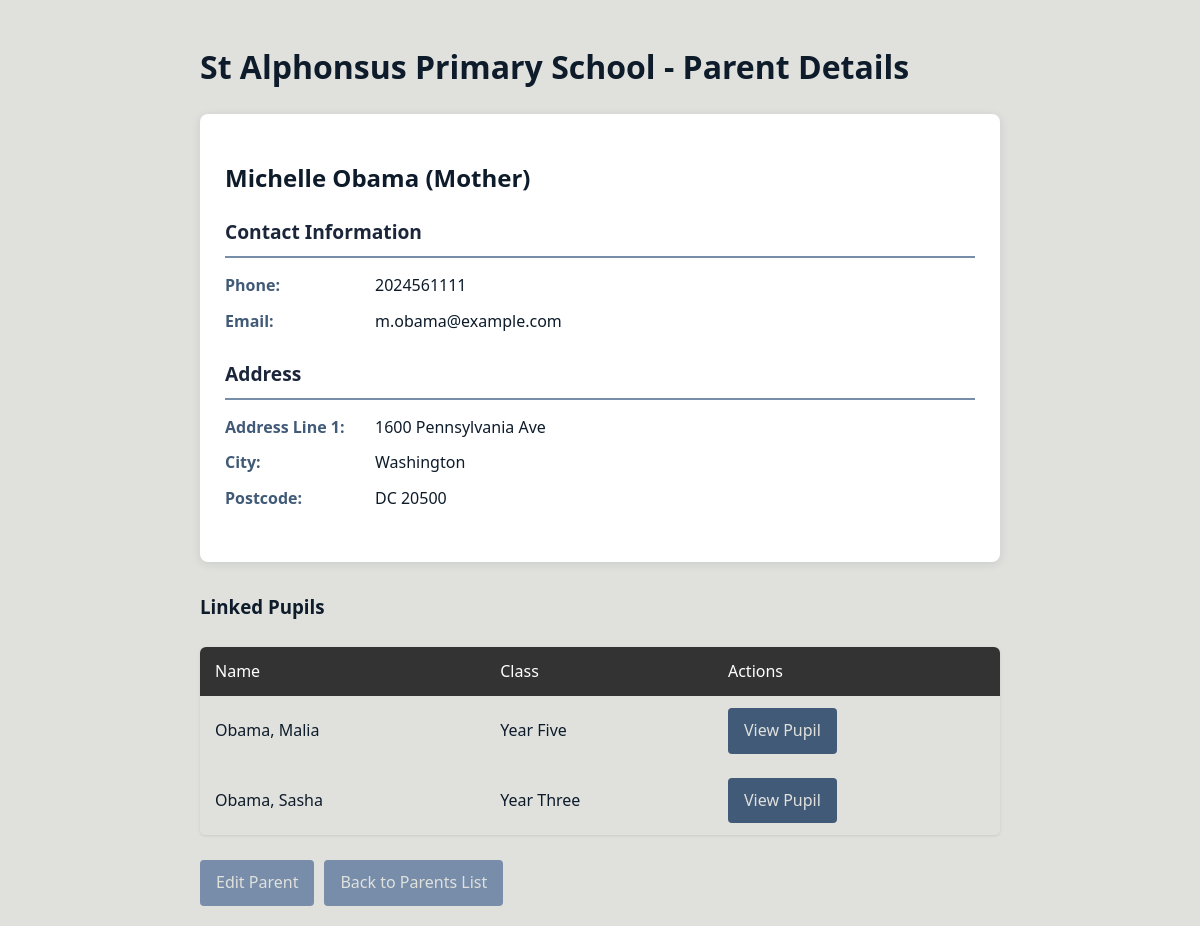
Screenshot of /parents/view_parent.php?id=1 with the database file from the repository.
### tables this page shows
CREATE TABLE `Parents` (
  `parent_id` int(11) NOT NULL,
  `first_name` varchar(50) NOT NULL,
  `last_name` varchar(50) NOT NULL,
  `address_line1` varchar(100) NOT NULL,
  `address_line2` varchar(100) DEFAULT NULL,
  `city` varchar(50) NOT NULL,
  `postcode` varchar(10) NOT NULL,
  `email` varchar(100) DEFAULT NULL,
  `phone` varchar(20) NOT NULL,
  `relationship_type` enum('Mother','Father','Guardian') NOT NULL DEFAULT 'Guardian'
);

CREATE TABLE `Pupils` (
  `pupil_id` int(11) NOT NULL,
  `first_name` varchar(50) NOT NULL,
  `last_name` varchar(50) NOT NULL,
  `address_line1` varchar(100) NOT NULL,
  `address_line2` varchar(100) DEFAULT NULL,
  `city` varchar(50) NOT NULL,
  `postcode` varchar(10) NOT NULL,
  `date_of_birth` date NOT NULL,
  `medical_notes` text DEFAULT NULL,
  `enrollment_date` date NOT NULL DEFAULT curdate(),
  `class_id` int(11) DEFAULT NULL
);

CREATE TABLE `Classes` (
  `class_id` int(11) NOT NULL,
  `class_name` enum('Reception Year','Year One','Year Two','Year Three','Year Four','Year Five','Year Six') NOT NULL,
  `capacity` int(10) UNSIGNED NOT NULL,
  `teacher_id` int(11) DEFAULT NULL
);

### parents/view_parent.php (the view, shortened to what this page needs)
<?php
require_once(__DIR__ . '/../includes/db_connect.php');
$parent_id = filter_input(INPUT_GET, 'id', FILTER_VALIDATE_INT);
if ($parent_id === false || $parent_id <= 0) {
    $message = "Invalid parent ID provided.";
    $parent = null;
    $linked_pupils = [];
} else {
    $sql_parent = "SELECT * FROM Parents WHERE parent_id = ?";
    if ($stmt_parent = $mysqli->prepare($sql_parent)) {
        $stmt_parent->bind_param("i", $parent_id);
        if ($stmt_parent->execute()) {
            $result_parent = $stmt_parent->get_result();
            if ($result_parent->num_rows > 0) {
                $parent = $result_parent->fetch_assoc();
                $sql_pupils = "SELECT p.pupil_id, p.first_name, p.last_name, c.class_name
                               FROM Pupils p
                               LEFT JOIN Pupil_Parent pp ON p.pupil_id = pp.pupil_id
                               LEFT JOIN Classes c ON p.class_id = c.class_id
                               WHERE pp.parent_id = ?
                               ORDER BY p.last_name, p.first_name";
                if ($stmt_pupils = $mysqli->prepare($sql_pupils)) {
                    $stmt_pupils->bind_param("i", $parent_id);
                    if ($stmt_pupils->execute()) {
                        $result_pupils = $stmt_pupils->get_result();
                        $linked_pupils = [];
                        while ($row = $result_pupils->fetch_assoc()) {
                            $linked_pupils[] = $row;
                        }
                    } else {
                        $message = "Error fetching linked pupils: " . htmlspecialchars($stmt_pupils->error);
                    }
                } else {
                    $message = "Error preparing pupils statement: " . htmlspecialchars($mysqli->error);
                }
            } else {
                $message = "Parent not found with ID: " . htmlspecialchars($parent_id);
                $parent = null;
                $linked_pupils = [];
            }
        } else {
            $message = "Error executing query: " . htmlspecialchars($stmt_parent->error);
        }
    } else {
        $message = "Error preparing statement: " . htmlspecialchars($mysqli->error);
    }
}
?>
<!DOCTYPE html>
<html lang="en">
<head>
    <link rel="stylesheet" href="../css/style.css">
</head>
<body>
    <div class="container">
        <h1>St Alphonsus Primary School - Parent Details</h1>
        <?php if (isset($parent)): ?>
            <div class="parent-details">
                <h2><?php echo htmlspecialchars($parent['first_name'] . ' ' . $parent['last_name']); ?> (<?php echo htmlspecialchars($parent['relationship_type']); ?>)</h2>
                <div class="info-section">
                    <h3>Contact Information</h3>
                    <div class="info-row">
                        <div class="info-label">Phone:</div>
                        <div><?php echo htmlspecialchars($parent['phone']); ?></div>
                    </div>
                    <?php if (!empty($parent['email'])): ?>
                    <div class="info-row">
                        <div class="info-label">Email:</div>
                        <div><?php echo htmlspecialchars($parent['email']); ?></div>
                    </div>
                    <?php endif; ?>
                </div>
                <div class="info-section">
                    <h3>Address</h3>
                    <div class="info-row">
                        <div class="info-label">Address Line 1:</div>
                        <div><?php echo htmlspecialchars($parent['address_line1']); ?></div>
                    </div>
                    <div class="info-row">
                        <div class="info-label">City:</div>
                        <div><?php echo htmlspecialchars($parent['city']); ?></div>
                    </div>
                    <div class="info-row">
                        <div class="info-label">Postcode:</div>
                        <div><?php echo htmlspecialchars($parent['postcode']); ?></div>
                    </div>
                </div>
            </div>
            <h3>Linked Pupils</h3>
            <?php if (empty($linked_pupils)): ?>
                <div class="empty-list-message">
                    <p>No pupils are currently linked to this parent.</p>
                </div>
            <?php else: ?>
                <table>
                    <thead>
                        <tr>
                            <th>Name</th>
                            <th>Class</th>
                            <th>Actions</th>
                        </tr>
                    </thead>
                    <tbody>
                        <?php foreach ($linked_pupils as $pupil): ?>
                            <tr>
                                <td><?php echo htmlspecialchars($pupil['last_name'] . ', ' . $pupil['first_name']); ?></td>
                                <td><?php echo !empty($pupil['class_name']) ? htmlspecialchars($pupil['class_name']) : 'Not Assigned'; ?></td>
                                <td>
                                    <a href="../pupil/view_pupil.php?id=<?php echo $pupil['pupil_id']; ?>" class="btn btn-primary">View Pupil</a>
                                </td>
                            </tr>
                        <?php endforeach; ?>
                    </tbody>
                </table>
            <?php endif; ?>
            <div class="actions">
                <a href="edit_parent.php?id=<?php echo $parent_id; ?>" class="btn btn-primary">Edit Parent</a>
                <a href="view_parents.php" class="btn btn-secondary">Back to Parents List</a>
            </div>
        <?php else: ?>
            <p>Invalid parent ID or parent not found. <a href="view_parents.php">Return to Parents List</a></p>
        <?php endif; ?>
    </div>
</body>
</html>

### css/style.css (style rules this page uses)
body { font-family: 'Segoe UI', Tahoma, Geneva, Verdana, sans-serif; line-height: 1.6; color: #0d1b2aff; background-color: #e0e1ddff; margin: 0; padding: 0; }
.container { max-width: 800px; margin: 0 auto; padding: 20px; }
.actions { margin-top: 25px; display: flex; gap: 10px; }
.actions a { display: inline-block; padding: 10px 16px; background-color: #778da9ff; color: #e0e1ddff; text-decoration: none; border-radius: 4px; transition: background-color 0.3s; font-weight: 500; }
table { width: 100%; border-collapse: collapse; margin-top: 25px; border-radius: 6px; overflow: hidden; box-shadow: 0 1px 3px rgba(0,0,0,0.1); }
th, td { padding: 12px 15px; text-align: left; }
th { background-color: #1b263bff; color: #e0e1ddff; font-weight: 500; cursor: pointer; }
tr:nth-child(even) { background-color: #e0e1ddff; }
.teacher-details, .class-details, .parent-details, .pupil-card { background-color: white; border-radius: 8px; padding: 25px; margin-bottom: 30px; box-shadow: 0 2px 10px rgba(13, 27, 42, 0.1); }
.info-section { margin-bottom: 25px; }
.info-section h3 { font-size: 1.2em; border-bottom: 2px solid #778da9ff; padding-bottom: 8px; margin-bottom: 15px; color: #1b263bff; font-weight: 600; }
.info-row { display: flex; margin-bottom: 10px; }
.info-label { font-weight: 600; width: 150px; flex-shrink: 0; color: #415a77ff; }
.btn { display: inline-block; padding: 10px 16px; text-decoration: none; border-radius: 4px; border: none; cursor: pointer; font-size: 1em; text-align: center; font-weight: 500; transition: background-color 0.3s; }
.btn-primary { background-color: #415a77ff; color: #e0e1ddff; }
.btn-secondary { background-color: #778da9ff; color: #e0e1ddff; }
table thead th { background-color: #333; color: white; }

### rows the page displays
parents: first_name+last_name "Michelle Obama", relationship_type "Mother", phone "2024561111", email "m.obama@example.com", address_line1 "1600 Pennsylvania Ave", city "Washington", postcode "DC 20500"
pupils: last_name+first_name "Obama, Malia", class.class_name "Year Five"
pupils: last_name+first_name "Obama, Sasha", class.class_name "Year Three"
